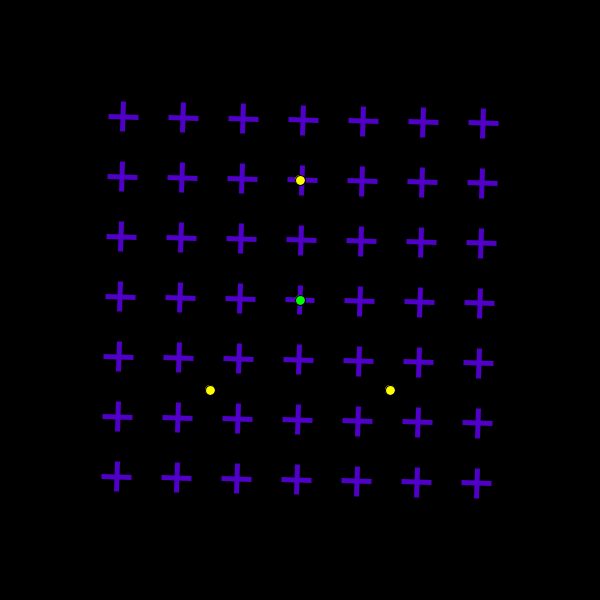
Frame 1 (no input)
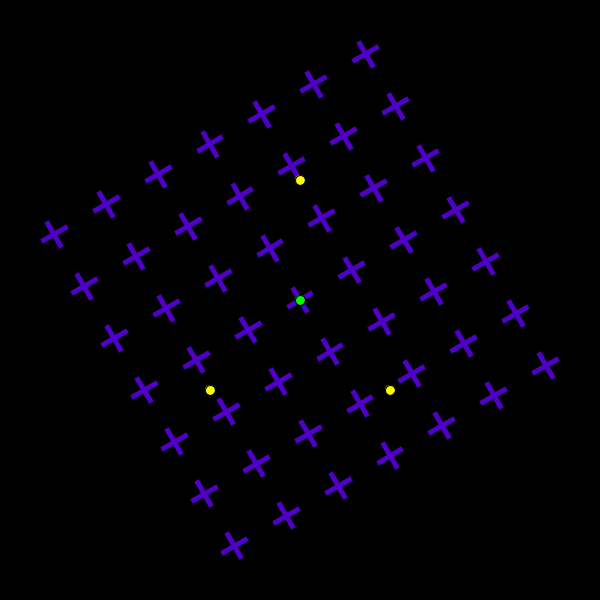
Frame 60 (the mouse pressed at the canvas centre just before this capture)
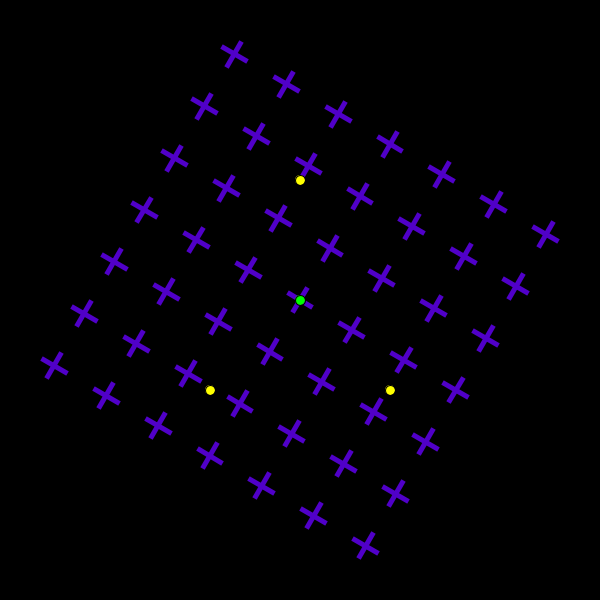
Frame 120 (the mouse held since frame 60 and released just before this capture)

The Processing sketch that drew these frames (run headless with seeded random() and noise(); from frame 60 on, the mouse is pressed at the canvas centre):

// Processing sketch: MotionInducedBlindness
// ── MotionInducedBlindness.pde
int angle = 0, centerX, centerY;

void setup() {
  //Setup size and frameRate
  size(600, 600);
  centerX = width/2;
  centerY =  height/2;
  frameRate(70);
  
}

void draw() {
  background(0, 0, 0);
  //Function for draw cross
  drawCross();
  //Functon for draw point
  drawPoint(10);
}

void drawCross(){
  //Setup Matrix stack
  pushMatrix();
  pushStyle();
  //Translate to center of the circle
  translate(centerX, centerY);
  //Setup style cross
  stroke(80, 0, 200);
  strokeCap(SQUARE);
  strokeWeight(5);
  angle++;
  //rotate shape
  rotate(radians(angle));
  //Draw cross
  beginShape(LINES);
  for (int i = -180; i <= 180; i+= 60) {
    for (int j = -180; j <= 180; j+= 60) {
      pushMatrix();
      //Translate cross
      translate(i, j);
      vertex(-15, 0);
      vertex(15, 0);
      vertex(0, 15);
      vertex(0, -15);
      popMatrix();
    }
  }
  endShape();
  popStyle();
  popMatrix();
}

void drawPoint(int size){
  //Draw points
  pushMatrix();
  translate(centerX, centerY);
  fill(255, 255, 0);
  ellipse(0, -120, size, size);
  ellipse(-90, 90, size, size);
  ellipse(90, 90, size, size);
  fill(0, 255, 0);
  ellipse(0, 0, size, size);
  popMatrix();
}
